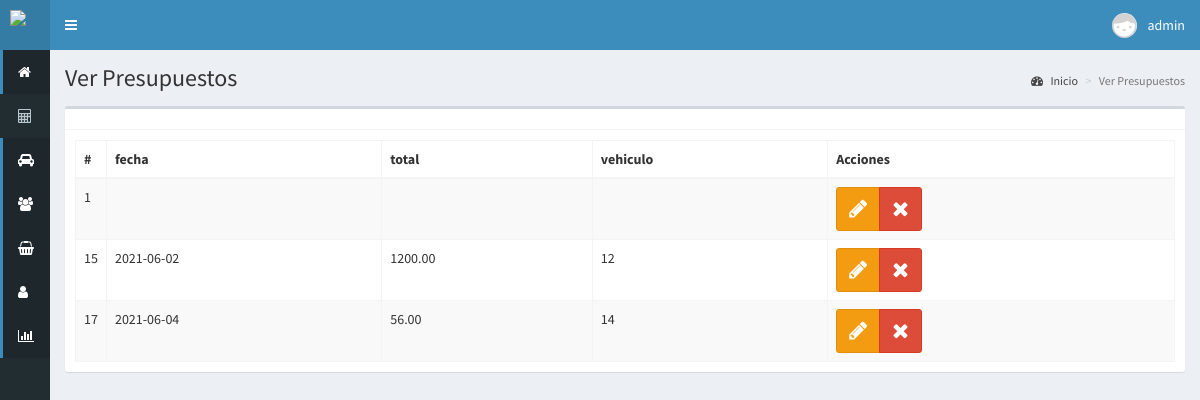
The page /ver-presupuestos (signed in) on the database its author committed.
### tables this page shows
CREATE TABLE `presupuesto` (
  `folio_p` int(11) NOT NULL,
  `fecha` date DEFAULT NULL,
  `id_v` int(11) DEFAULT NULL,
  `total` decimal(10,2) DEFAULT NULL
);

### controladores/plantilla.controlador.php (called while the page is built)
<?php
class ControladorPlantilla{
	public static function ctrPlantilla(){
		include "vistas/plantilla.php";
	}
}

### index.php (called while the page is built, shortened)
<?php
require_once "controladores/plantilla.controlador.php";
require_once "controladores/clientes.controlador.php";
require_once "controladores/presupuesto.controlador.php";
require_once "controladores/servicio.controlador.php";
require_once "modelos/clientes.modelo.php";
$plantilla = new ControladorPlantilla();
$plantilla -> ctrPlantilla();

### controladores/presupuesto.controlador.php (called while the page is built, shortened)
<?php
class ControladorPresupuesto
{
    public static function ctrMostrarPresupuesto($item, $valor)
    {
        $tabla = "presupuesto";
        $respuesta = ModeloClientes::MdlMostrarClientes($tabla, $item, $valor);
        return $respuesta;
    }
}

### modelos/conexion.php (called while the page is built)
<?php
class Conexion{
	 public static function conectar(){
		$link = new PDO("mysql:host=localhost;dbname=luismart",
			            "root",
			            "");
		$link -> exec("set names utf8");
		return $link;
	}
}

### modelos/clientes.modelo.php (called while the page is built, shortened)
<?php
require_once "conexion.php";
class ModeloClientes
{
	public static function MdlMostrarClientes($tabla, $item, $valor)
	{
		if ($item != null) {
			$stmt = Conexion::conectar()->prepare("SELECT * FROM $tabla WHERE $item = :$item");
			$stmt->bindParam(":" . $item, $valor, PDO::PARAM_STR);
			$stmt->execute();
			return $stmt->fetch();
		} else {
			$stmt = Conexion::conectar()->prepare("SELECT * FROM $tabla");
			$stmt->execute();
			return $stmt->fetchAll();
		}
	}
}

### vistas/modulos/ver-presupuestos.php (the view, shortened to what this page needs)
<div class="content-wrapper">
  <section class="content-header">
    <h1>
      Ver Presupuestos
    </h1>
    <ol class="breadcrumb">
      <li><a href="#"><i class="fa fa-dashboard"></i> Inicio</a></li>
      <li class="active">Ver Presupuestos</li>
    </ol>
  </section>
  <section class="content">
    <div class="box">
      <div class="box-header with-border">
      </div>
      <div class="box-body">
        <table class="table table-bordered table-striped dt-responsive tablas" width="100%">
          <thead>
            <tr>
              <th style="width: 10px">#</th>
              <th>fecha</th>
              <th>total</th>
              <th>vehiculo</th>
              <th>Acciones</th>
            </tr>
          </thead>
          <tbody>
            <?php
            $item = null;
            $valor = null;
            $clientes = ControladorPresupuesto::ctrMostrarPresupuesto($item, $valor);
            foreach ($clientes as $key => $value) {
              echo '<tr>
                  <td>' . $value["folio_p"] . '</td>
                  <td>' . $value["fecha"] . '</td>
                  <td>' . $value["total"] . '</td>
                  <td>' . $value["id_v"] . '</td>
                  <td>
                    <div class="btn-group">
                      <button class="btn btn-warning btnEditarPre" idPre="' . $value["folio_p"] . '" data-toggle="modal" data-target="#modalEditarPresupuesto"><i class="fa fa-pencil"></i></button>
                      <button class="btn btn-danger btnEliminarPresupuesto"  idPre="' . $value["folio_p"] . '"><i class="fa fa-times"></i></button>
                    </div>
                  </td>
                </tr>';
            }
            ?>
          </tbody>
        </table>
      </div>
  </section>
</div>

### vistas/css/style.css (style rules this page uses)
.btn { font-size: 1.5em; }

### rows shown on the page
presupuesto: folio_p "1"
presupuesto: folio_p "15", fecha "2021-06-02", total "1200.00", id_v "12"
presupuesto: folio_p "17", fecha "2021-06-04", total "56.00", id_v "14"

### other values the page prints
$_SESSION["nombre"] "admin"
